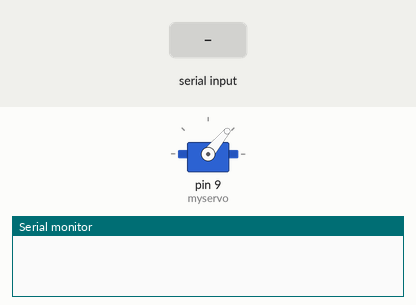
This sketch was run on a simulated Arduino Uno, built with avr-gcc and run on an emulated ATmega328P. Parts: servo, the last lines printed to the serial monitor. The test bench sets the inputs (shaded band).

Above: at 1.2 s.
1.3 s: "90,45\n" received over Serial
At 2.1 s:
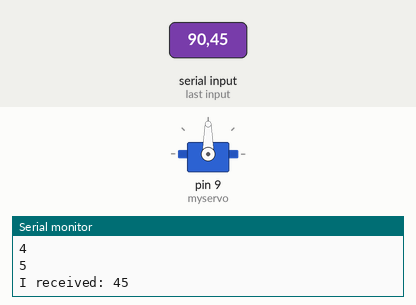
2.8 s: "30,150\n" received over Serial
At 3.3 s:
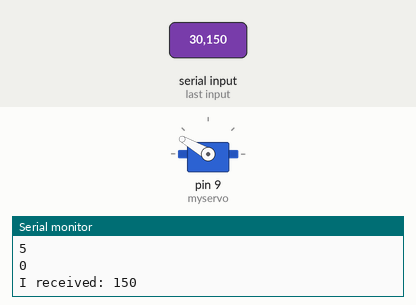
4.3 s: "90\n" received over Serial
At 5.5 s:
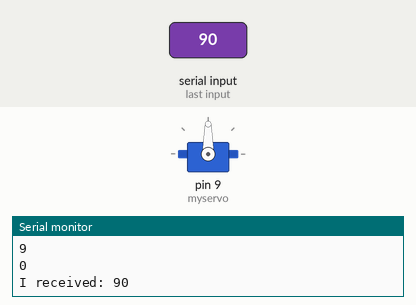
Timing chart, 0 to 7.3 s (numbered marks = the images above; inputs shaded):
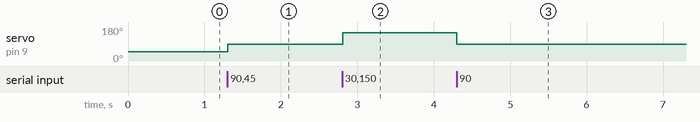

The sketch:

LegacyScreen.ino
```cpp
#include <Servo.h>

Servo myservo;

int  d = 3000;
int rad = 0;
char i[4];
int cnt = 0;

void setup() {
  Serial.begin(9600);
  myservo.attach(9);
  myservo.write(50);
}


void loop()
{
  if (Serial.available() > 0) {
    i[cnt] = Serial.read();
    Serial.println(i[cnt]);
    cnt++;
  }
  if(cnt == 3) {
    i[3] = 0;
    rad = atoi(i);
    Serial.print("I received: ");
    Serial.println(rad);
    if(rad >= 50 && rad <= 165) {
      myservo.write(rad);
    }
    cnt = 0;
  }
}
```

Measured:
- after the input at 1.3 s, servo on pin 9 (myservo): 50° → 90° at once
- after the input at 2.8 s, servo on pin 9 (myservo): 90° → 150° at once
- after the input at 4.3 s, servo on pin 9 (myservo): 150° → 90° at once
